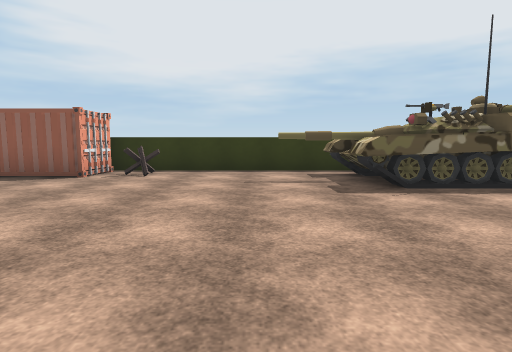
[1] (above)

24 first-person views from a walk through a scene from a Unity 3-D project. The camera is 1.3 m above the floor, tilts 6° down and sees 80° across. The floor is counted in squares, 2 m on a side. Each view is taken from the middle of a square. On the plan, view 1 faces up. The plan holds only what a view shows up to about 10 squares ahead; the rest is blank. The place goes on beyond the plan. The player is left out. Some animated figures are left out. Some surface patterns are stand-ins.

[2]
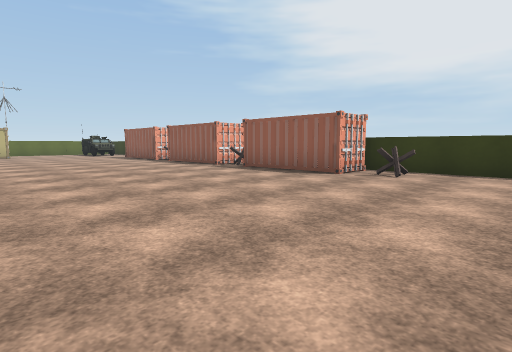

[3]
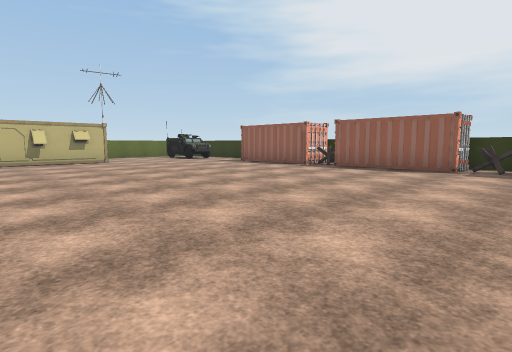

[4]
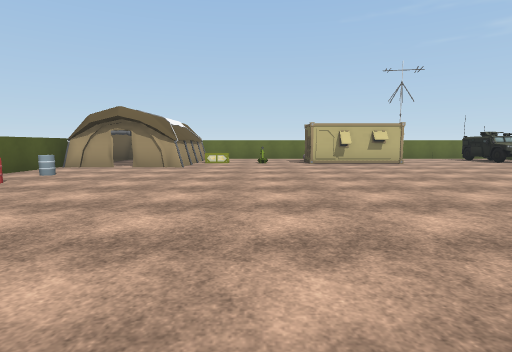

[5]
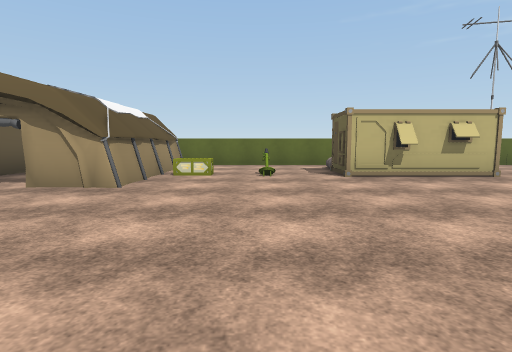

[6]
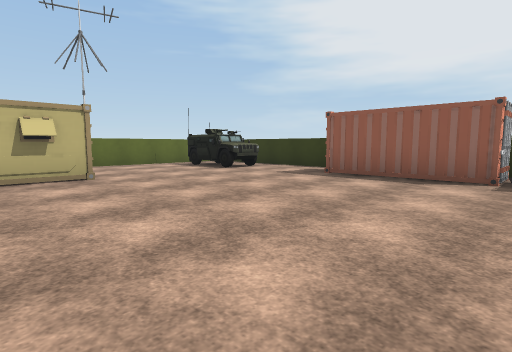

[7]
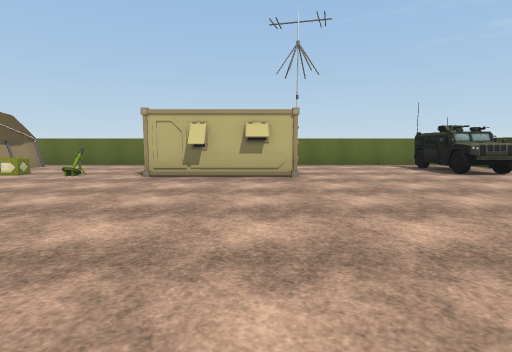

[8]
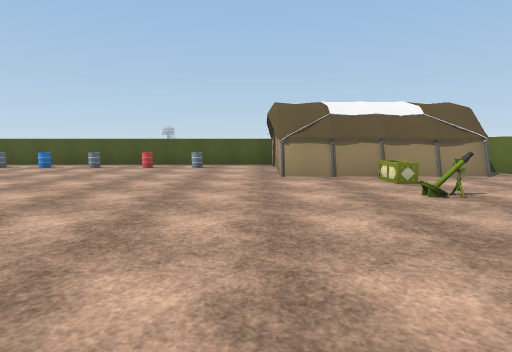

[9]
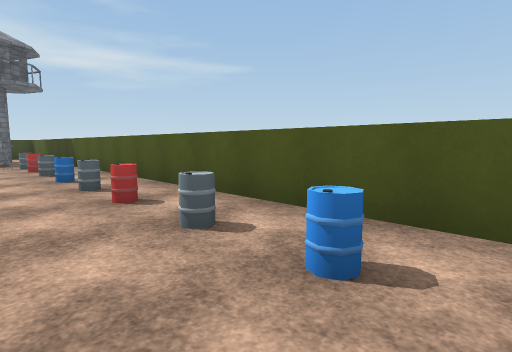

[10]
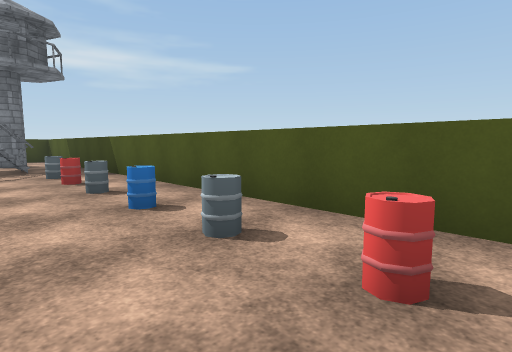

[11]
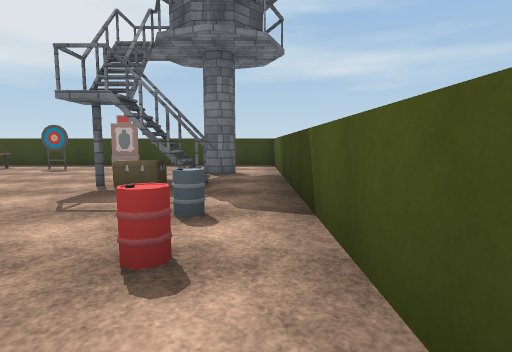

[12]
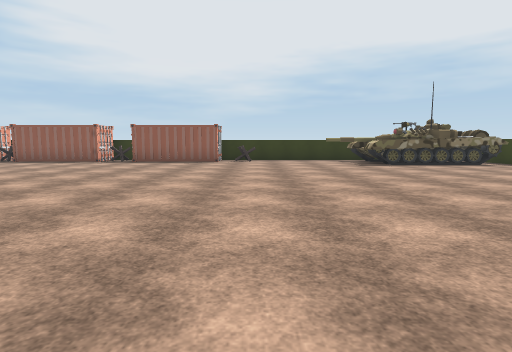

[13]
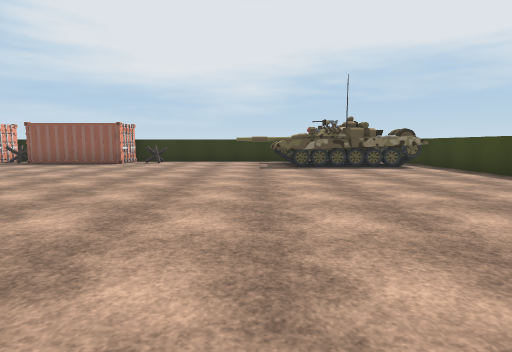

[14]
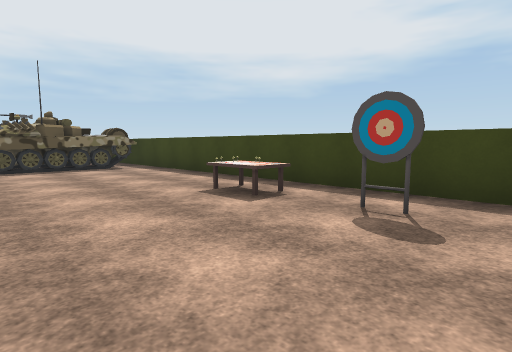

[15]
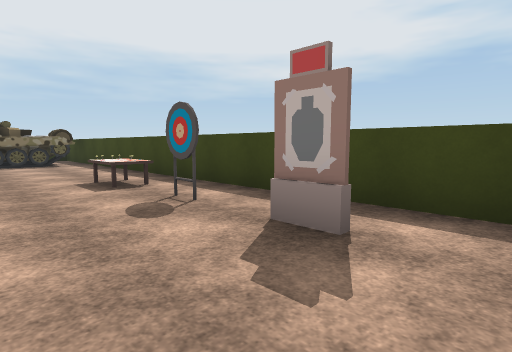

[16]
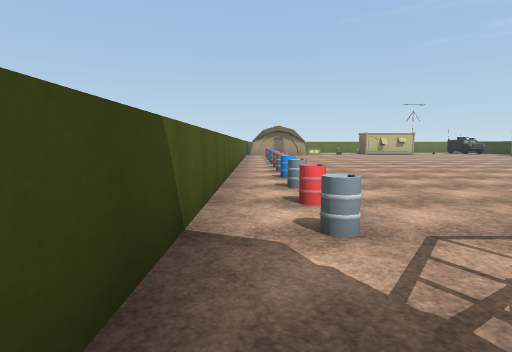

[17]
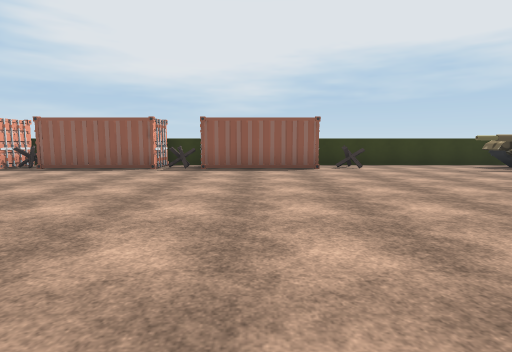

[18]
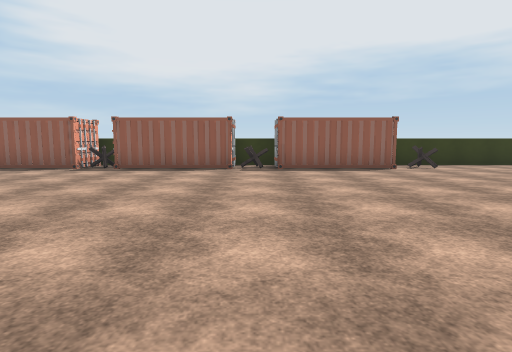

[19]
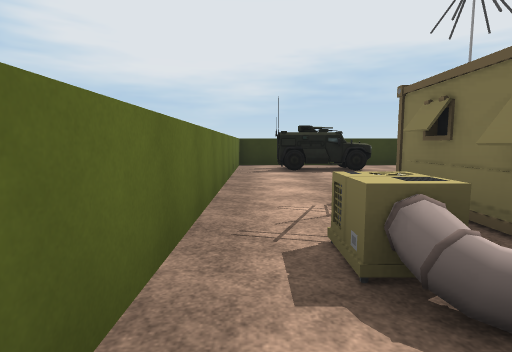

[20]
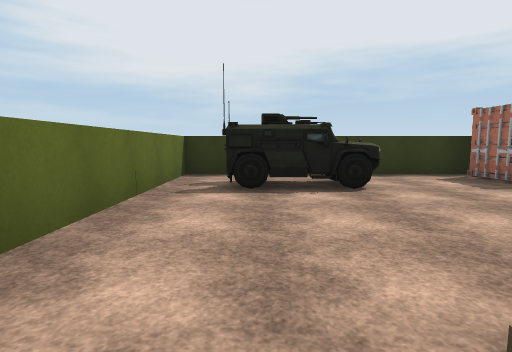

[21]
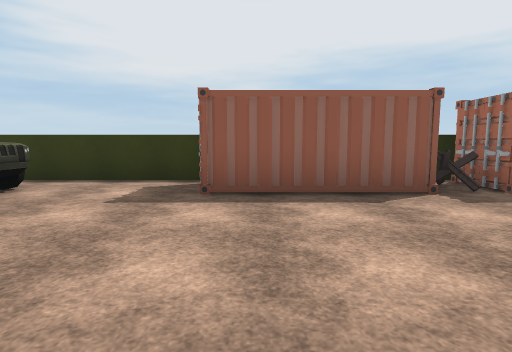

[22]
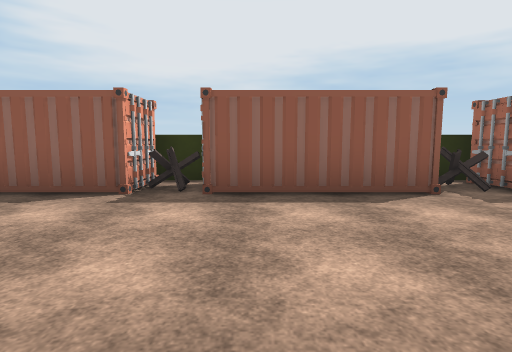

[23]
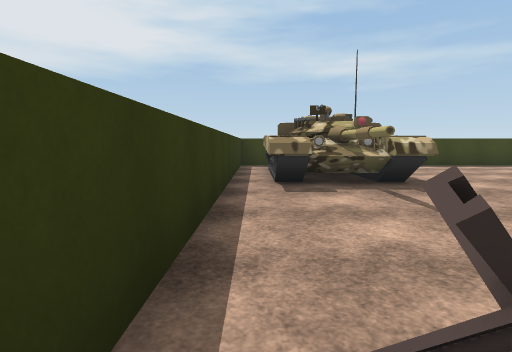

[24]
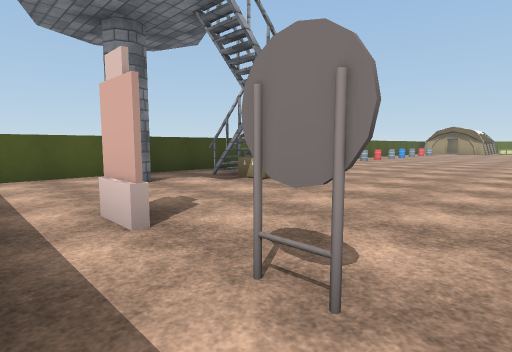

### Floor plan
Key: @ floor where view 1 was taken; # wall or solid block; x gap in a wall; . floor; = window, fence, low wall or low ledge; C container; B barrel; A box; T tower; L table; O other object.
Columns run from 21 left of view 1 to 7 right of it. Each row starts with its distance up from view 1.
  8 #############################
  7 #......# CC# COC #..........#
  6 #.##...###O###.###.O...######
  5 #.....................O####.#
  4 #...........................#
  3 #...........................#
  2 #...........................#
  1 #..OO.......................#
  0 #.OOO................@......#
 -1 #.OOO.....................L.#
 -2 #...........................#
 -3 #..O......................#.#
 -4 #..A........................#
 -5 ######............=.......#.#
 -6  #   #.................T....#
 -7     .x..BBB.BBB.BBB.BB.T.T..#
 -8    ###......................#
 -9      ########################

Positions as (right, up) in squares from view 1, and headings:
1: (0, 0), facing up
2: (0, 0), facing up-left
3: (-6, -2), facing up-left
4: (-7, -3), facing left
5: (-11, -3), facing left
6: (-11, 0), facing up-left
7: (-11, 1), facing left
8: (-15, 1), facing down
9: (-10, -6), facing down-right
10: (-7, -6), facing down-right
11: (-3, -8), facing right
12: (-2, -5), facing up
13: (1, -4), facing up
14: (2, -4), facing up-right
15: (3, -6), facing up-right
16: (2, -8), facing left
17: (-5, -2), facing up
18: (-7, -2), facing up
19: (-20, -2), facing up
20: (-19, 1), facing up
21: (-14, 2), facing up
22: (-10, 2), facing up
23: (-3, 7), facing right
24: (6, -2), facing down-left
